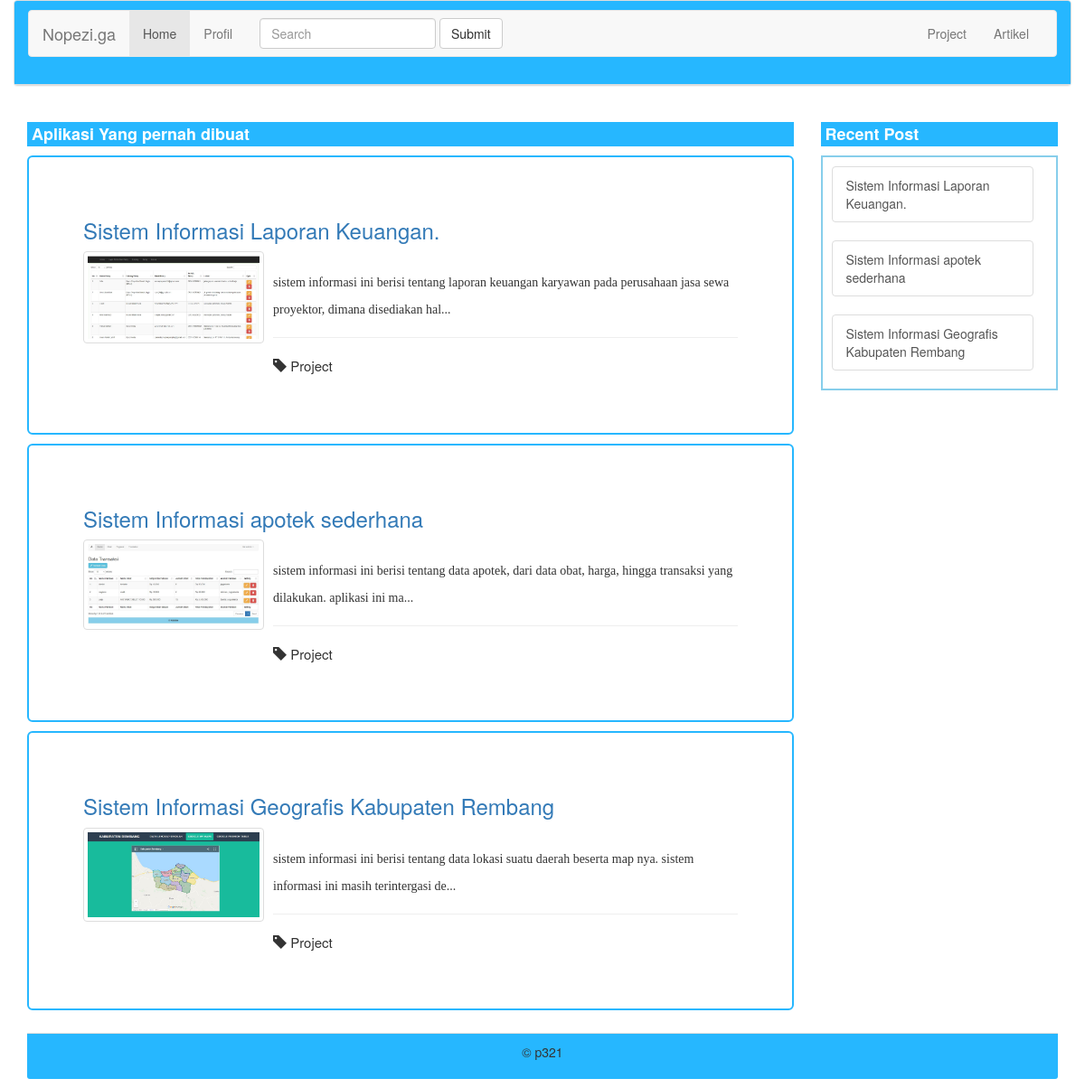
Page /kategori.php?kategori=Project on the committed database.
### tables this page shows
CREATE TABLE `posting` (
  `id_file` int(11) NOT NULL,
  `nama_file` varchar(100) NOT NULL,
  `judul` varchar(100) NOT NULL,
  `isi` text NOT NULL,
  `kategori` varchar(20) NOT NULL
);

### blog/blog.php (called while the page is built, shortened)
<?php
function tampilkan(){
	global $koneksi;
	$query = "SELECT * FROM posting WHERE kategori='project'";
	$hasil = mysqli_query($koneksi, $query)or die(mysqli_error());
	return $hasil;
}
function tampilkan_per_kategori($kategori){
	global $koneksi;
	$query = "SELECT * FROM posting WHERE kategori='$kategori'";
	$hasil = mysqli_query($koneksi, $query)or die(mysqli_error());
	return $hasil;
}
 ?>

### kategori.php (the view, shortened to what this page needs)
<?php
$kategori = $_GET['kategori'];
 ?>
	<?php require_once 'menu2.php' ?>
<div class="container-fluid">
<div class="panel-body">
		<div class="row">
			<div class="col-md-9">
			 <div class="recent" style="background:#26b7ff">
			 	<div class="terbaru" style="margin:5px 5px;color:white;font-size:18px">
			 	<b>Aplikasi Yang pernah dibuat</b>
			    </div>
			 </div>
<?php
if (isset($_GET['kategori'])) {
	$artikel = tampilkan_per_kategori($kategori);
	$num_char = 200;
	while($row = mysqli_fetch_assoc($artikel)) {
 ?>
 		<div class="jumbotron" style="background:#fff;border:2px solid #26b7ff;margin-top:10px;margin-bottom:10px;">
 		<div class="media">
 			<h3 class="display-3"><a href="single.php?id_file=<?=$row['id_file']?>" title=""><?=$row['judul']?></a></h3>
 			<div class="media-left">
 				<img class="media-object thumbnail" width="200" src="admin/file/<?=$row['nama_file']?>" alt="">
 			</div>
 			<div class="media-body">
 				<p class="text-right"><?=substr($row['isi'], 0, $num_char) .'...'?></p>
 			<hr class="m-y-md">
 			<p style="font-size: 15px"><i class="glyphicon glyphicon-tag"></i> <?=$row['kategori']?></p>
 			</div>
 		</div>
 		</div>
<?php
}
}else {
	echo 'gagal';
}
?>
		</div>
<?php require_once 'sidebar.php'; ?>
</div>
</div>
<?php require_once 'footer2.php'; ?>
</body>
</html>

### menu2.php (shortened to what this page needs)
<!DOCTYPE html>
<html lang="en">
<head>
  <link rel="stylesheet" href="">
  <link rel="stylesheet" type="text/css" href="admin/bootstrap/dist/css/bootstrap.min.css">
</head>
<body>
<div class="container-fluid">
		<div class="panel panel-default">
<div class="panel-heading" style="background-color: #26b7ff">
  <nav class="navbar navbar-default">
  <div class="container-fluid">
    <div class="navbar-header">
      <div class="navbar-brand">Nopezi.ga</div>
    </div>
    <div class="collapse navbar-collapse" id="bs-example-navbar-collapse-1">
      <ul class="nav navbar-nav">
        <li class="active"><a href="index.php">Home <span class="sr-only">(current)</span></a></li>
        <li><a href="kategori.php?kategori=Profil">Profil</a></li>
      </ul>
      <form class="navbar-form navbar-left">
        <div class="form-group">
          <input type="text" class="form-control" placeholder="Search">
        </div>
        <button type="submit" class="btn btn-default">Submit</button>
      </form>
      <ul class="nav navbar-nav navbar-right">
        <li><a href="kategori.php?kategori=Project">Project</a></li>
        <li><a href="kategori.php?kategori=Artikel">Artikel</a></li>
      </ul>
    </div>
  </div>
</nav>
		</div>
			</div>
</div>

### sidebar.php
<div class="col-md-3">
	<div class="populer" style="background:#26b7ff">
		<div class="populer" style="margin:5px 5px;color:white;font-size:18px">
		<b>Recent Post</b>
		</div>
	</div>
			<div class="col-md-12">
			  <div class="row">
			  	<div class="col-md-12" style="margin-top:5px;background:#fff;border:2px solid skyblue">
			  	<div class="badan1" style="margin-left:-15px">
			  		<div class="teks2" style="margin:10px 10px 5px">
<?php
$sidebar = tampilkan();
while ($d = mysqli_fetch_assoc($sidebar)) {
 ?>
			 			<div class="list-group">
			 				<a href="single.php?id_file=<?=$d['id_file']?>" class="list-group-item"><?=$d['judul']?></a>
			 			</div>
<?php } ?>
			 	</div>
			  </div>
			  </div>
			</div>
			</div>
</div>

### footer2.php
<div class="container-fluid">
		<div class="panel-footer" style="margin-bottom:10px;background-color:#26b7ff">
			<div class="text-center">
				<p>&copy; p321</p>
			</div>
		</div>
</div>

### menu2.php (style rules this page uses)
body { background-color: #fff; }

### rows in the picture
posting: judul "Sistem Informasi Laporan Keuangan.", nama_file (picture), isi "sistem informasi ini berisi tentang laporan keuangan karyawan pada perusahaan jasa sewa proyektor, dimana disediakan hal", kategori "Project"
posting: judul "Sistem Informasi apotek sederhana", nama_file (picture), isi "sistem informasi ini berisi tentang data apotek, dari data obat, harga, hingga transaksi yang dilakukan. aplikasi ini ma", kategori "Project"
posting: judul "Sistem Informasi Geografis Kabupaten Rembang", nama_file (picture), isi "sistem informasi ini berisi tentang data lokasi suatu daerah beserta map nya. sistem informasi ini masih terintergasi de", kategori "Project"
